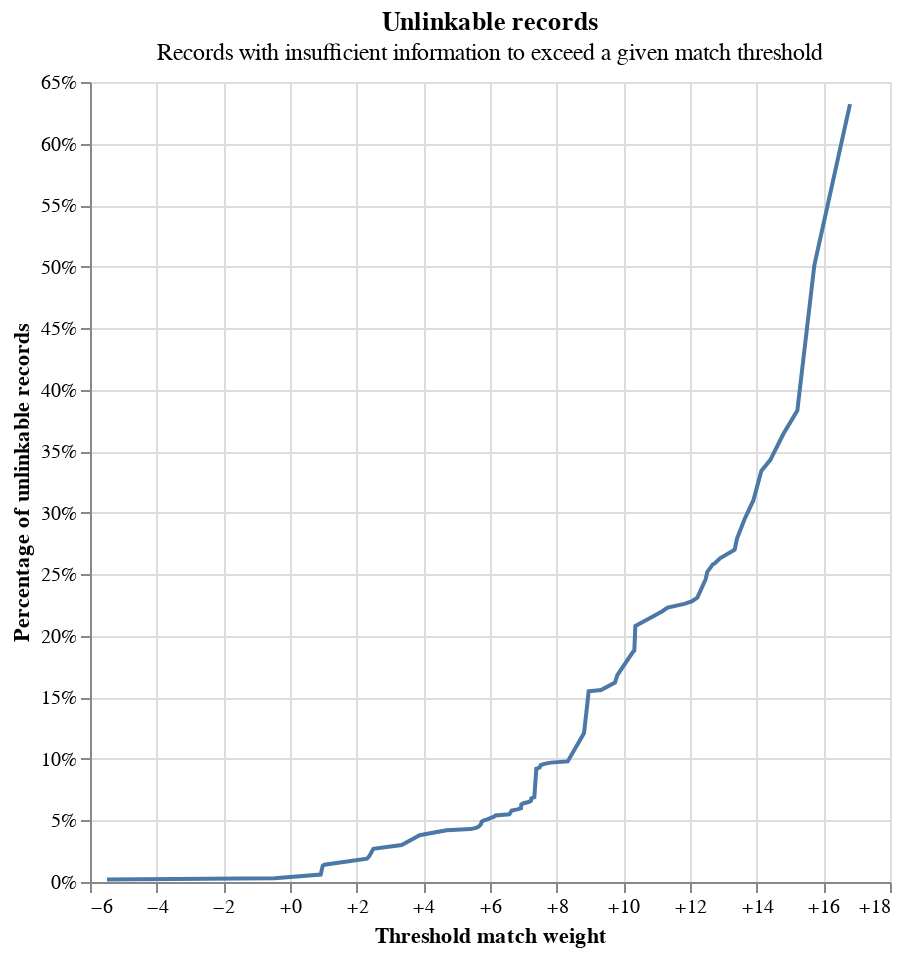

Write notebook code for a chart like this one.
### Markdown cell above
## Worked Example

### Code cell
from splink.duckdb.linker import DuckDBLinker
import splink.duckdb.comparison_library as cl
import splink.duckdb.comparison_template_library as ctl
from splink.duckdb.blocking_rule_library import block_on
from splink.datasets import splink_datasets
import logging, sys
logging.disable(sys.maxsize)

df = splink_datasets.fake_1000

settings = {
    "link_type": "dedupe_only",
    "blocking_rules_to_generate_predictions": [
        block_on("first_name"),
        block_on("surname"),
    ],
    "comparisons": [
        ctl.name_comparison("first_name"),
        ctl.name_comparison("surname"),
        ctl.date_comparison("dob", cast_strings_to_date=True),
        cl.exact_match("city", term_frequency_adjustments=True),
        ctl.email_comparison("email", include_username_fuzzy_level=False),
    ],
}

linker = DuckDBLinker(df, settings)
linker.estimate_u_using_random_sampling(max_pairs=1e6)

blocking_rule_for_training = block_on(["first_name", "surname"])

linker.estimate_parameters_using_expectation_maximisation(blocking_rule_for_training)

blocking_rule_for_training = block_on("dob")
linker.estimate_parameters_using_expectation_maximisation(blocking_rule_for_training)

linker.unlinkables_chart()

### Figure 1 — Vega-Lite specification as saved in the notebook (floating-point values rounded to 4 significant figures)
{"config": {"view": {"continuousWidth": 400, "continuousHeight": 300}}, "layer": [{"mark": {"type": "line"}, "encoding": {"x": {"axis": {"format": "+", "title": "Threshold match weight"}, "field": "match_weight", "type": "quantitative"}, "y": {"axis": {"format": "%", "title": "Percentage of unlinkable records"}, "field": "cum_prop", "type": "quantitative"}}}, {"mark": {"type": "point"}, "encoding": {"opacity": {"condition": {"param": "x_match_weight_y_cum_prop_coords_of_mouse", "value": 1, "empty": false}, "value": 0}, "tooltip": [{"field": "match_weight", "format": "+.5", "title": "Match weight", "type": "quantitative"}, {"field": "match_probability", "format": ".5", "title": "Match probability", "type": "quantitative"}, {"field": "cum_prop", "format": ".3%", "title": "Proportion of unlinkable records", "type": "quantitative"}], "x": {"axis": {"title": "Threshold match weight"}, "field": "match_weight", "type": "quantitative"}, "y": {"axis": {"format": "%", "title": "Percentage of unlinkable records"}, "field": "cum_prop", "type": "quantitative"}}, "name": "mouse_coords"}, {"mark": {"type": "rule", "color": "gray"}, "encoding": {"x": {"field": "match_weight", "type": "quantitative"}}, "transform": [{"filter": {"param": "x_match_weight_y_cum_prop_coords_of_mouse", "empty": false}}]}, {"mark": {"type": "rule", "color": "gray"}, "encoding": {"y": {"field": "cum_prop", "type": "quantitative"}}, "transform": [{"filter": {"param": "x_match_weight_y_cum_prop_coords_of_mouse", "empty": false}}]}], "data": {"name": "data-7fb06acd7ddeb4daba3c22ccfd627402"}, "height": 400, "params": [{"name": "x_match_weight_y_cum_prop_coords_of_mouse", "select": {"type": "point", "fields": ["match_weight", "cum_prop"], "nearest": true, "on": "mouseover"}, "views": ["mouse_coords"]}], "title": {"text": "Unlinkable records", "subtitle": "Records with insufficient information to exceed a given match threshold"}, "width": 400, "$schema": "https://vega.github.io/schema/vega-lite/v5.9.3.json", "datasets": {"data-7fb06acd7ddeb4daba3c22ccfd627402": [{"match_weight": -5.49, "match_probability": 0.02184, "prop": 0.002, "cum_prop": 0.002}, {"match_weight": -0.46, "match_probability": 0.4209, "prop": 0.001, "cum_prop": 0.003}, {"match_weight": 0.92, "match_probability": 0.6537, "prop": 0.003, "cum_prop": 0.006}, {"match_weight": 0.98, "match_probability": 0.6642, "prop": 0.007, "cum_prop": 0.013}, {"match_weight": 1.03, "match_probability": 0.6705, "prop": 0.001, "cum_prop": 0.014}, {"match_weight": 2.31, "match_probability": 0.8326, "prop": 0.005, "cum_prop": 0.019}, {"match_weight": 2.38, "match_probability": 0.839, "prop": 0.002, "cum_prop": 0.021}, {"match_weight": 2.5, "match_probability": 0.8493, "prop": 0.006, "cum_prop": 0.027}, {"match_weight": 3.35, "match_probability": 0.9105, "prop": 0.003, "cum_prop": 0.03}, {"match_weight": 3.89, "match_probability": 0.9369, "prop": 0.008, "cum_prop": 0.038}, {"match_weight": 4.49, "match_probability": 0.9575, "prop": 0.003, "cum_prop": 0.041}, {"match_weight": 4.7, "match_probability": 0.963, "prop": 0.001, "cum_prop": 0.042}, {"match_weight": 5.42, "match_probability": 0.9772, "prop": 0.001, "cum_prop": 0.043}, {"match_weight": 5.58, "match_probability": 0.9795, "prop": 0.001, "cum_prop": 0.044}, {"match_weight": 5.66, "match_probability": 0.9806, "prop": 0.001, "cum_prop": 0.045}, {"match_weight": 5.73, "match_probability": 0.9815, "prop": 0.002, "cum_prop": 0.047}, {"match_weight": 5.75, "match_probability": 0.9817, "prop": 0.002, "cum_prop": 0.049}, {"match_weight": 5.82, "match_probability": 0.9826, "prop": 0.001, "cum_prop": 0.05}, {"match_weight": 5.94, "match_probability": 0.984, "prop": 0.001, "cum_prop": 0.051}, {"match_weight": 6.01, "match_probability": 0.9847, "prop": 0.001, "cum_prop": 0.052}, {"match_weight": 6.12, "match_probability": 0.9858, "prop": 0.001, "cum_prop": 0.053}, {"match_weight": 6.16, "match_probability": 0.9862, "prop": 0.001, "cum_prop": 0.054}, {"match_weight": 6.58, "match_probability": 0.9896, "prop": 0.001, "cum_prop": 0.055}, {"match_weight": 6.65, "match_probability": 0.9901, "prop": 0.003, "cum_prop": 0.058}, {"match_weight": 6.82, "match_probability": 0.9912, "prop": 0.001, "cum_prop": 0.059}, {"match_weight": 6.93, "match_probability": 0.9919, "prop": 0.001, "cum_prop": 0.06}, {"match_weight": 6.94, "match_probability": 0.9919, "prop": 0.003, "cum_prop": 0.063}, {"match_weight": 7.01, "match_probability": 0.9923, "prop": 0.001, "cum_prop": 0.064}, {"match_weight": 7.16, "match_probability": 0.993, "prop": 0.001, "cum_prop": 0.065}, {"match_weight": 7.23, "match_probability": 0.9934, "prop": 0.001, "cum_prop": 0.066}, {"match_weight": 7.24, "match_probability": 0.9934, "prop": 0.002, "cum_prop": 0.068}, {"match_weight": 7.33, "match_probability": 0.9938, "prop": 0.001, "cum_prop": 0.069}, {"match_weight": 7.39, "match_probability": 0.994, "prop": 0.023, "cum_prop": 0.092}, {"match_weight": 7.49, "match_probability": 0.9945, "prop": 0.001, "cum_prop": 0.093}, {"match_weight": 7.52, "match_probability": 0.9946, "prop": 0.002, "cum_prop": 0.095}, {"match_weight": 7.63, "match_probability": 0.995, "prop": 0.001, "cum_prop": 0.096}, {"match_weight": 7.82, "match_probability": 0.9956, "prop": 0.001, "cum_prop": 0.097}, {"match_weight": 8.33, "match_probability": 0.9969, "prop": 0.001, "cum_prop": 0.098}, {"match_weight": 8.78, "match_probability": 0.9977, "prop": 0.021, "cum_prop": 0.119}, {"match_weight": 8.82, "match_probability": 0.9978, "prop": 0.002, "cum_prop": 0.121}, {"match_weight": 8.9, "match_probability": 0.9979, "prop": 0.019, "cum_prop": 0.14}, {"match_weight": 8.96, "match_probability": 0.998, "prop": 0.015, "cum_prop": 0.155}, {"match_weight": 9.33, "match_probability": 0.9984, "prop": 0.001, "cum_prop": 0.156}, {"match_weight": 9.75, "match_probability": 0.9988, "prop": 0.006, "cum_prop": 0.162}, {"match_weight": 9.82, "match_probability": 0.9989, "prop": 0.006, "cum_prop": 0.168}, {"match_weight": 10.29, "match_probability": 0.9992, "prop": 0.019, "cum_prop": 0.187}, {"match_weight": 10.33, "match_probability": 0.9992, "prop": 0.001, "cum_prop": 0.188}, {"match_weight": 10.36, "match_probability": 0.9992, "prop": 0.02, "cum_prop": 0.208}, {"match_weight": 10.9, "match_probability": 0.9995, "prop": 0.008, "cum_prop": 0.216}, {"match_weight": 11.17, "match_probability": 0.9996, "prop": 0.004, "cum_prop": 0.22}, {"match_weight": 11.33, "match_probability": 0.9996, "prop": 0.003, "cum_prop": 0.223}, {"match_weight": 11.83, "match_probability": 0.9997, "prop": 0.003, "cum_prop": 0.226}, {"match_weight": 12.05, "match_probability": 0.9998, "prop": 0.002, "cum_prop": 0.228}, {"match_weight": 12.22, "match_probability": 0.9998, "prop": 0.003, "cum_prop": 0.231}, {"match_weight": 12.47, "match_probability": 0.9998, "prop": 0.015, "cum_prop": 0.246}, {"match_weight": 12.52, "match_probability": 0.9998, "prop": 0.006, "cum_prop": 0.252}, {"match_weight": 12.63, "match_probability": 0.9998, "prop": 0.004, "cum_prop": 0.256}, {"match_weight": 12.68, "match_probability": 0.9999, "prop": 0.002, "cum_prop": 0.258}, {"match_weight": 12.75, "match_probability": 0.9999, "prop": 0.001, "cum_prop": 0.259}, {"match_weight": 12.9, "match_probability": 0.9999, "prop": 0.004, "cum_prop": 0.263}, {"match_weight": 13.34, "match_probability": 0.9999, "prop": 0.007, "cum_prop": 0.27}, {"match_weight": 13.41, "match_probability": 0.9999, "prop": 0.009, "cum_prop": 0.279}, {"match_weight": 13.64, "match_probability": 0.9999, "prop": 0.016, "cum_prop": 0.295}, {"match_weight": 13.9, "match_probability": 0.9999, "prop": 0.015, "cum_prop": 0.31}, {"match_weight": 14.14, "match_probability": 0.9999, "prop": 0.024, "cum_prop": 0.334}, {"match_weight": 14.41, "match_probability": 1.0, "prop": 0.009, "cum_prop": 0.343}, {"match_weight": 14.8, "match_probability": 1.0, "prop": 0.021, "cum_prop": 0.364}, {"match_weight": 15.22, "match_probability": 1.0, "prop": 0.019, "cum_prop": 0.383}, {"match_weight": 15.73, "match_probability": 1.0, "prop": 0.118, "cum_prop": 0.501}, {"match_weight": 16.8, "match_probability": 1.0, "prop": 0.131, "cum_prop": 0.632}]}}
